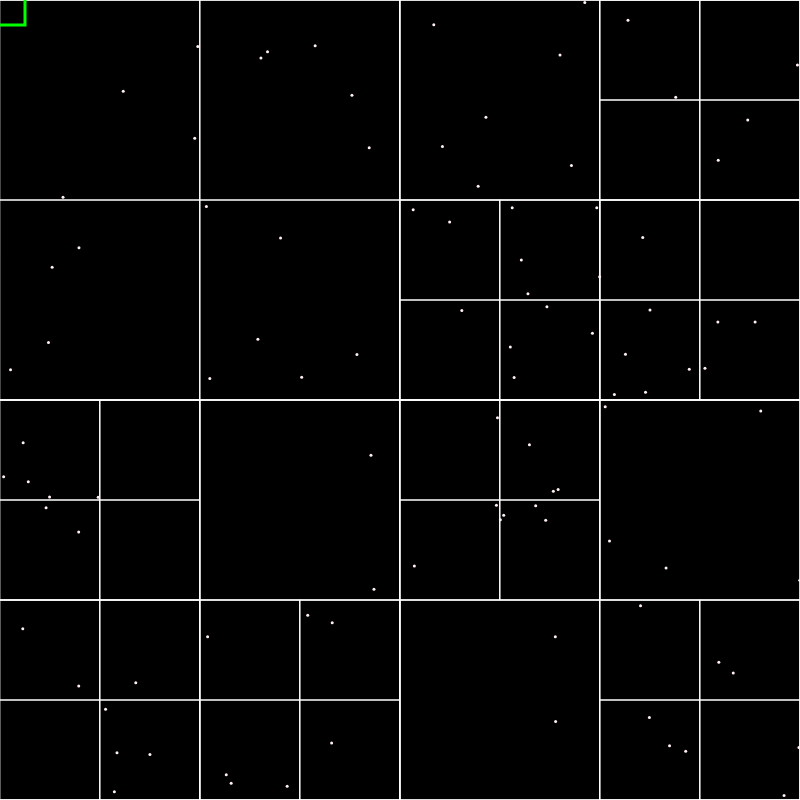
Frame 1 (no input)
Frame 60 (no input): identical to frame 1, image omitted
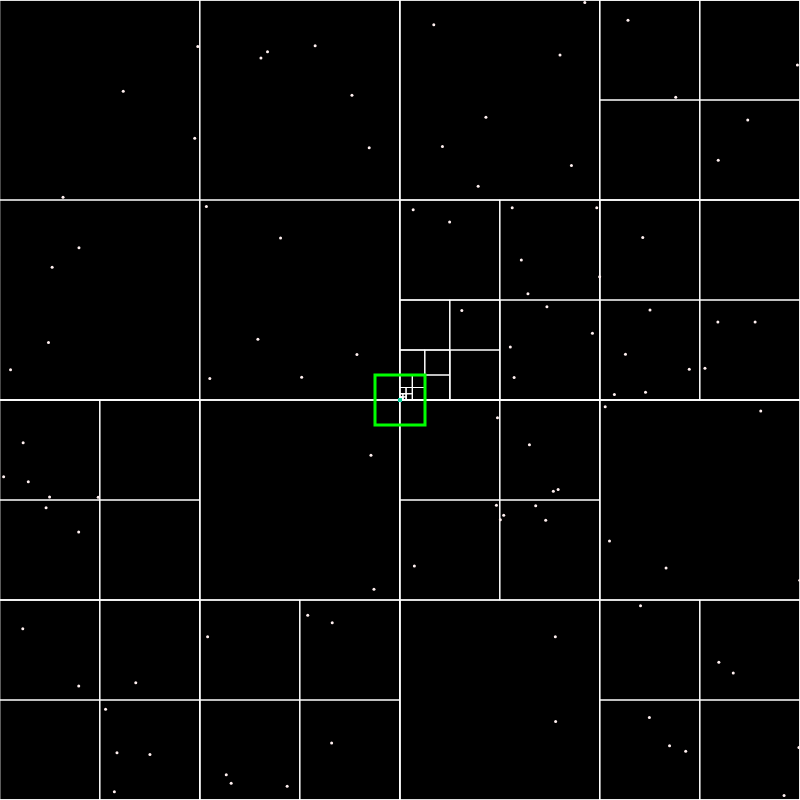
Frame 120 (the mouse pressed at the canvas centre since frame 60)

The p5.js sketch that drew these frames (run headless with seeded random() and noise() and a simulated clock; from frame 60 on, the mouse is pressed at the canvas centre):

// p5.js sketch
// ── sketch.js
let qt;

function setup() {
	createCanvas(800, 800);
	let boundary = new Rectangle(400, 400, 400, 400);
	qt = new Quadtree(boundary, 4);
	for (let i = 0; i < 100; i++) {
		let p = new Point(random(width), random(height));
		qt.insert(p);
	}
	// console.log(qt);
}

function draw() {
	if (mouseIsPressed) {
		let m = new Point(mouseX, mouseY);
		qt.insert(m);
	}
	background(0);
	qt.show();

	stroke(0, 255, 0);
	rectMode(CENTER);
	let range = new Rectangle(mouseX, mouseY, 25, 25);
	// let range = new Rectangle(random(width),random(height),100,100); 
	rect(range.x, range.y, range.w * 2, range.h * 2);
	let points = qt.query(range);
	// console.log(points);
	for (let p of points) {
		strokeWeight(4);
		stroke(10, 200, 150);
		point(p.x, p.y);
	}
	// console.log(points)
	// noLoop();
}
// ── quadtree.js
class Point {
	constructor(x,y,parent) {
		this.x =x;
		this.y = y;
		this.parent = parent;
	}
}


class Rectangle {
	constructor(x,y,w,h) {
		this.x = x;
		this.y = y;
		this.w = w;
		this.h = h; 
		this.divided = false;
	}
	contains(point) {
		return(point.x >= this.x-this.w && point.x <= this.x + this.w && point.y >= this.y -this.h && point.y <= this.y +this.h);
	}
	intersect(range) {
		return !(range.x- range.w > this.x + this.w || range.x + range.w < this.x - this.w ||
			range.y- range.h > this.y + this.h || range.y + range.h < this.y - this.h);
	}
}

class Quadtree {
	constructor(boundary,n) {
		this.boundary = boundary;
		this.capacity = n;
		this.points = [];
	}

	insert(point) {
		if (!this.boundary.contains(point)) {
			return false;
		}
		if (this.points.length < this.capacity) {
			this.points.push(point);
			return true;
		} else {
			if (!this.divided) {
				this.subdivide();
			}
			if (this.NE.insert(point)) {return true; } else if 
				(this.NW.insert(point)) {return true;} else if 
				(this.SE.insert(point)) {return true; } else if 
				(this.SW.insert(point)) {return true;}
		}
	}
	subdivide() {
		let x = this.boundary.x;
		let y = this.boundary.y;
		let w = this.boundary.w;
		let h = this.boundary.h;
		let NW = new Rectangle(x-w/2,y-h/2,w/2,h/2);
		this.NW = new Quadtree(NW,this.capacity);
		let NE = new Rectangle(x+w/2,y-h/2,w/2,h/2);
		this.NE = new Quadtree(NE,this.capacity);
		let SW = new Rectangle(x-w/2,y+h/2,w/2,h/2);
		this.SW = new Quadtree(SW,this.capacity);
		let SE = new Rectangle(x+w/2,y+h/2,w/2,h/2);
		this.SE = new Quadtree(SE,this.capacity);
		this.divided = true;
	}

	query(range,found) {
		if(!found) found = [];
		if (!this.boundary.intersect(range)) {
			return found;
		} else {
			for (let p of this.points) {
				if (range.contains(p)) {
					found.push(p);  // modifier pour n'avoir que les data client
				}
			}
			if (this.divided) {
				this.NE.query(range,found);
				this.NW.query(range,found);
				this.SE.query(range,found);
				this.SW.query(range,found);
			}
		}
		return found;
	}

	show() {
		rectMode(CENTER);
		stroke(255);
		strokeWeight(1);
		noFill();
		rect(this.boundary.x,this.boundary.y, this.boundary.w*2,this.boundary.h*2);
		if(this.divided) {
			this.NE.show();
			this.NW.show();
			this.SE.show();
			this.SW.show();
		}
		stroke(255,240,240);
		strokeWeight(3);
		for( let p of this.points) {
			point(p.x,p.y);
		}
	}
}
